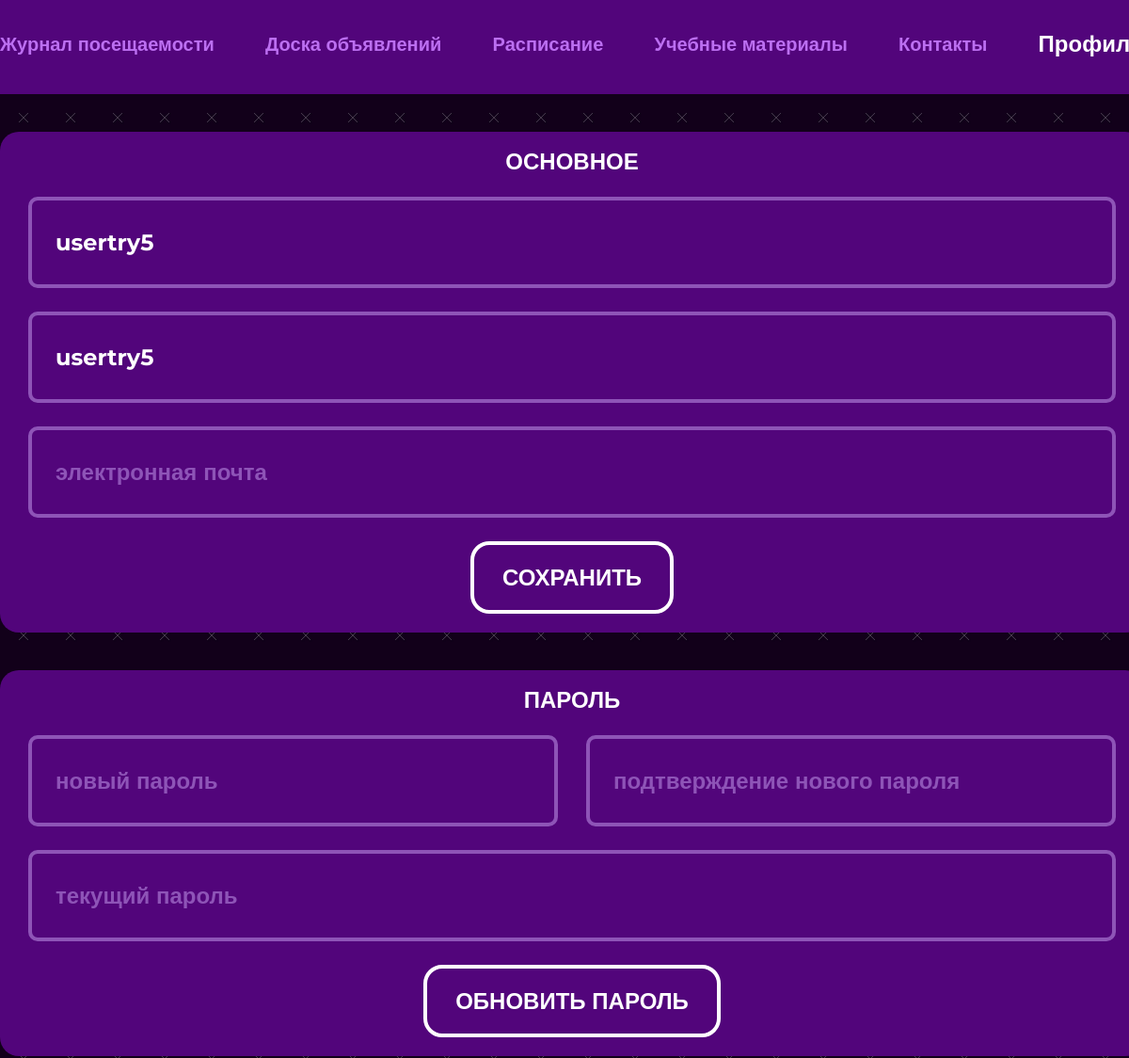
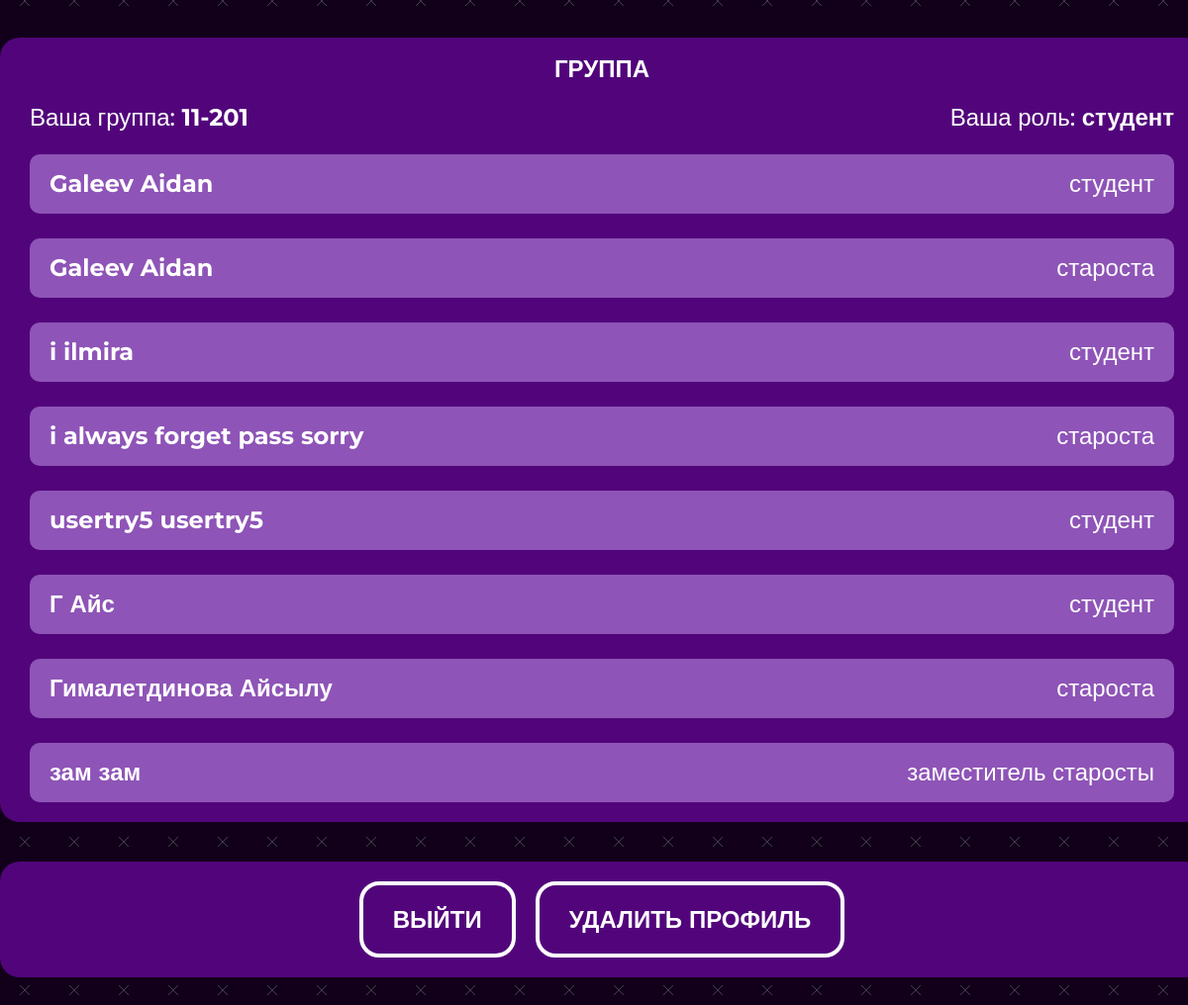
Screenshot of /profile (signed in) with the database file from the repository (2 pictures, top to bottom).
### main/models.py (models this page shows, shortened)
class Student(models.Model):
    SIMPLE_STUDENT = 0
    STUDENT_WITH_CAPABILITIES = 1
    HEADMAN = 2
    PERMISSION = [
        (SIMPLE_STUDENT, 'Обычный студент'),
        (STUDENT_WITH_CAPABILITIES, 'Студент с дополнительными возможностями'),
        (HEADMAN, 'Староста')
    ]
    WAITING = 0
    IS_APPPROVED = 1
    NOT_APPPROVED = 2
    STATE =[
        (WAITING, "Ожидание"),
        (IS_APPPROVED, 'Одобрено'),
        (NOT_APPPROVED, "Не одобрено")
    ]
    permission = models.SmallIntegerField(choices=PERMISSION, default=SIMPLE_STUDENT)
    room = models.ForeignKey(Room, on_delete=models.CASCADE)
    user = models.OneToOneField(User, on_delete=models.CASCADE)
    state = models.SmallIntegerField(choices=STATE, default=WAITING)
    class Meta:
        ordering = ['state']

class Room(models.Model):
    code = models.CharField(max_length=10, default=rand, primary_key=True)
    name = models.CharField(max_length=10, blank=True)
    def __str__(self):
        return self.name

### main/views.py (the view, shortened to what this page needs)
# urls.py: path('profile', views.profile, name='profile'),
@login_required()
def profile(request):
    cur_student = get_student(request)
    STATUS = {
        0: 'студент',
        1: 'заместитель старосты',
        2: 'староста'
    }
    room_name = cur_student.room.name
    contex = {
        'navbar': 'profile',
        'cur_student': cur_student,
        'perm': cur_student.permission,
        'status': STATUS.get(cur_student.permission),
        'group': get_group(cur_student),
        'room_name': room_name,
        'STATUS': STATUS
    }
    return render(request, "main/profile.html", context=contex)

### main/views.py (called while the page is built)
@register.filter
def get_item(dict, key):
    return dict.get(key)

def get_student(request):
    return Student.objects.get(user=request.user)

def get_group(cur_student):
    group = Student.objects.filter(room=cur_student.room).order_by('user__last_name', 'user__first_name')
    return group

### main/templates/main/profile.html (shortened to what this page needs)
{% extends 'main/base.html' %}
{% load static %}
{% block content %}
  <div class="container">
    <div class="profile__container">
      <div class="profile__box">
        <h4 class="profile__title">
          ОСНОВНОЕ
        </h4>
        <form class="profile__form" action="" method="post">
          <input type="text" class="profile__input input" name="lastname" placeholder="фамилия" value="{{ user.last_name }}">
          <input type="text" class="profile__input input" name="firstname" placeholder="имя" value="{{ user.first_name }}">
          <input type="text" class="profile__input input" name="email" placeholder="электронная почта" value="{{ user.email }}">
          <input type="submit" class="btn" name = 'save' value="СОХРАНИТЬ">
        </form>
      </div>
      <div class="profile__box">
        <h4 class="profile__title">
          ПАРОЛЬ
        </h4>
        <form class="profile__form" action="" method="post">
          <div class="profile__new-password">
            <label class="password__label" name="password">
              <input type="password" class="input password profile__password" name='password1' placeholder="новый пароль">
            </label>
            <label class="password__label" name="password">
              <input type="password" class="input password profile__password" name='password2' placeholder="подтверждение нового пароля">
            </label>
          </div>
          <label class="password__label" name="pass">
            <input type="password" class="input password profile__input" name='pass' placeholder="текущий пароль">
          </label>
          <input type="submit" class="btn" name='newpass' value="ОБНОВИТЬ ПАРОЛЬ">
        </form>
      </div>
      <div class="profile__box">
        <h4 class="profile__title">
          ГРУППА
        </h4>
        <div class="profile__group">
          <p class="profile__group-text">Ваша группа: <strong>{{ cur_student.room }}</strong></p>
          <p class="profile__group-text">Ваша роль: <strong>{{ status }}</strong></p>
        </div>
        {% for student in group %}
        <form class="profile__person" action="" method="post">
          <p class="profile__person-name">
            {{ student.user.last_name }} {{ student.user.first_name }}
          </p>
          <p class="profile__person-status">
            {{STATUS|get_item:student.permission}}
          </p>
        </form>
        {% endfor %}
      </div>
          <div class="profile__box">
        <form method="post" class="exitdelete">
            <input type="submit" class="btn" name = 'exit' value="ВЫЙТИ" >
            <input type="submit" class="btn" name = 'delete' value="УДАЛИТЬ ПРОФИЛЬ" >
        </form>
      </div>
    </div>
  </div>
{% endblock content %}

### main/static/main/css/main.css (style rules this page uses)
* { padding: 0; margin: 0; border: 0; }
*, *:before, *:after { -webkit-box-sizing: border-box; box-sizing: border-box; }
html, body { width: 100%; line-height: 1; font-size: 16px; -ms-text-size-adjust: 100%; -moz-text-size-adjust: 100%; -webkit-text-size-adjust: 100%; }
input, button, textarea { font-family: inherit; }
h1, h2, h3, h4, h5, h6, a { font-size: inherit; }
body { font-family: "Montserrat", sans-serif; background: url("./img/bg.jpg"); background-size: 50px; }
.input { color: #fff; font-weight: 700; font-size: 24px; width: 500px; padding: 30px 25px; border: 4px solid #8E54B7; border-radius: 10px; background-color: transparent; -webkit-transition: all 0.3s; transition: all 0.3s; }
.input::placeholder { color: #8E54B7; font-weight: 700; font-size: 24px; }
.btn { display: inline-block; padding: 20px 30px; background-color: transparent; border: 4px solid #FFFFFF; border-radius: 20px; font-weight: 700; font-size: 24px; color: #FFFFFF; -webkit-transition: all 0.5s; transition: all 0.5s; cursor: pointer; }
.password { padding-right: 40px; }
.password__label { position: relative; }
.container { width: 1216px; margin: 0 auto; }
.profile__container { display: -webkit-box; display: -ms-flexbox; display: flex; -webkit-box-orient: vertical; -webkit-box-direction: normal; -ms-flex-direction: column; flex-direction: column; gap: 40px; }
.profile__box { background: #52057B; border-radius: 20px; width: 1216px; padding: 20px 30px; display: -webkit-box; display: -ms-flexbox; display: flex; -webkit-box-orient: vertical; -webkit-box-direction: normal; -ms-flex-direction: column; flex-direction: column; -webkit-box-align: center; -ms-flex-align: center; align-items: center; gap: 25px; }
.profile__form { display: -webkit-box; display: -ms-flexbox; display: flex; -webkit-box-orient: vertical; -webkit-box-direction: normal; -ms-flex-direction: column; flex-direction: column; -webkit-box-align: center; -ms-flex-align: center; align-items: center; gap: 25px; }
.profile__title { font-weight: 700; font-size: 24px; color: #FFFFFF; }
.profile__input { width: 1156px; }
.profile__new-password { display: -webkit-box; display: -ms-flexbox; display: flex; -webkit-box-pack: justify; -ms-flex-pack: justify; justify-content: space-between; width: 100%; }
.profile__password { width: 563px; }
.profile__group { width: 100%; display: -webkit-box; display: -ms-flexbox; display: flex; -webkit-box-pack: justify; -ms-flex-pack: justify; justify-content: space-between; }
.profile__group-text { font-weight: 500; font-size: 24px; color: #FFFFFF; }
.profile__person { background: #8E54B7; border-radius: 10px; width: 1156px; padding: 10px 20px; display: -webkit-box; display: -ms-flexbox; display: flex; -webkit-box-pack: justify; -ms-flex-pack: justify; justify-content: space-between; -webkit-box-align: center; -ms-flex-align: center; align-items: center; height: 60px; overflow: hidden; -webkit-transition: all 1s; transition: all 1s; }
.profile__person-name { font-weight: 700; font-size: 24px; color: #FFFFFF; }
.profile__person-status { font-weight: 500; font-size: 24px; color: #FFFFFF; }
.exitdelete { display: flex; gap: 20px; }

### rows the page displays
Student: room "11-201", user.last_name "usertry5", user.first_name "usertry5", permission "студент"
Student: user.last_name "Galeev", user.first_name "Aidan", permission "студент"
Student: user.last_name "Galeev", user.first_name "Aidan", permission "староста"
Student: user.last_name "i", user.first_name "ilmira", permission "студент"
Student: user.last_name "i always forget pass", user.first_name "sorry", permission "староста"
Student: user.last_name "Г", user.first_name "Айс", permission "студент"
Student: user.last_name "Гималетдинова", user.first_name "Айсылу", permission "староста"
Student: user.last_name "зам", user.first_name "зам", permission "заместитель старосты"

### other values shown
{{ status }} "студент"
